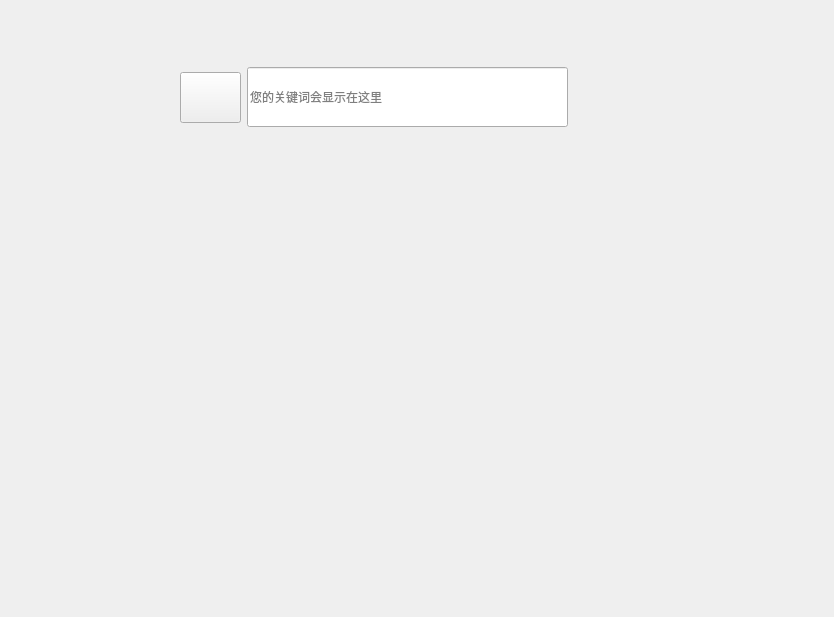
<?xml version="1.0" encoding="UTF-8"?>
<ui version="4.0">
 <class>mainWindow</class>
 <widget class="QWidget" name="mainWindow">
  <property name="geometry">
   <rect>
    <x>0</x>
    <y>0</y>
    <width>834</width>
    <height>617</height>
   </rect>
  </property>
  <property name="windowTitle">
   <string>FairySearch</string>
  </property>
  <widget class="QWidget" name="">
   <property name="geometry">
    <rect>
     <x>180</x>
     <y>60</y>
     <width>388</width>
     <height>75</height>
    </rect>
   </property>
   <layout class="QHBoxLayout" name="horizontalLayout">
    <item>
     <widget class="QPushButton" name="search">
      <property name="minimumSize">
       <size>
        <width>61</width>
        <height>51</height>
       </size>
      </property>
      <property name="maximumSize">
       <size>
        <width>16777215</width>
        <height>16777215</height>
       </size>
      </property>
      <property name="text">
       <string/>
      </property>
      <property name="icon">
       <iconset resource="assets/resources.qrc">
        <normaloff>:/icons/icons/icon.jpg</normaloff>:/icons/icons/icon.jpg</iconset>
      </property>
      <property name="iconSize">
       <size>
        <width>61</width>
        <height>51</height>
       </size>
      </property>
     </widget>
    </item>
    <item>
     <widget class="QLineEdit" name="lineEdit">
      <property name="minimumSize">
       <size>
        <width>240</width>
        <height>60</height>
       </size>
      </property>
      <property name="placeholderText">
       <string>您的关键词会显示在这里</string>
      </property>
     </widget>
    </item>
   </layout>
  </widget>
 </widget>
 <resources>
  <include location="assets/resources.qrc"/>
 </resources>
 <connections/>
</ui>
